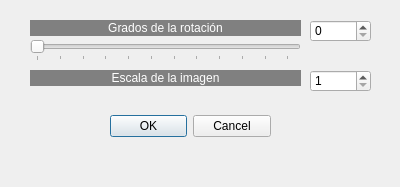
<?xml version="1.0" encoding="UTF-8"?>
<ui version="4.0">
 <class>Rotar_imagen</class>
 <widget class="QDialog" name="Rotar_imagen">
  <property name="geometry">
   <rect>
    <x>0</x>
    <y>0</y>
    <width>400</width>
    <height>187</height>
   </rect>
  </property>
  <property name="windowTitle">
   <string>RotarEscalar</string>
  </property>
  <widget class="QDialogButtonBox" name="buttonBox">
   <property name="geometry">
    <rect>
     <x>110</x>
     <y>110</y>
     <width>161</width>
     <height>32</height>
    </rect>
   </property>
   <property name="orientation">
    <enum>Qt::Horizontal</enum>
   </property>
   <property name="standardButtons">
    <set>QDialogButtonBox::Cancel|QDialogButtonBox::Ok</set>
   </property>
  </widget>
  <widget class="QLabel" name="label">
   <property name="geometry">
    <rect>
     <x>30</x>
     <y>20</y>
     <width>271</width>
     <height>16</height>
    </rect>
   </property>
   <property name="styleSheet">
    <string notr="true">background-color: rgb(128, 128, 128);
color: rgb(255, 255, 255);</string>
   </property>
   <property name="text">
    <string>Grados de la rotación</string>
   </property>
   <property name="alignment">
    <set>Qt::AlignCenter</set>
   </property>
  </widget>
  <widget class="QLabel" name="label_2">
   <property name="geometry">
    <rect>
     <x>30</x>
     <y>70</y>
     <width>271</width>
     <height>16</height>
    </rect>
   </property>
   <property name="styleSheet">
    <string notr="true">background-color: rgb(128, 128, 128);
color: rgb(255, 255, 255);</string>
   </property>
   <property name="text">
    <string>Escala de la imagen</string>
   </property>
   <property name="alignment">
    <set>Qt::AlignCenter</set>
   </property>
  </widget>
  <widget class="QSlider" name="horizontalSlider">
   <property name="geometry">
    <rect>
     <x>30</x>
     <y>40</y>
     <width>271</width>
     <height>21</height>
    </rect>
   </property>
   <property name="minimum">
    <number>0</number>
   </property>
   <property name="maximum">
    <number>360</number>
   </property>
   <property name="pageStep">
    <number>16</number>
   </property>
   <property name="tracking">
    <bool>true</bool>
   </property>
   <property name="orientation">
    <enum>Qt::Horizontal</enum>
   </property>
   <property name="tickPosition">
    <enum>QSlider::TicksBelow</enum>
   </property>
   <property name="tickInterval">
    <number>32</number>
   </property>
  </widget>
  <widget class="QSpinBox" name="spinBox">
   <property name="geometry">
    <rect>
     <x>310</x>
     <y>20</y>
     <width>61</width>
     <height>22</height>
    </rect>
   </property>
   <property name="minimum">
    <number>0</number>
   </property>
   <property name="maximum">
    <number>360</number>
   </property>
  </widget>
  <widget class="QSpinBox" name="spinBox_2">
   <property name="geometry">
    <rect>
     <x>310</x>
     <y>70</y>
     <width>61</width>
     <height>22</height>
    </rect>
   </property>
   <property name="minimum">
    <number>1</number>
   </property>
   <property name="maximum">
    <number>6</number>
   </property>
  </widget>
 </widget>
 <resources/>
 <connections>
  <connection>
   <sender>buttonBox</sender>
   <signal>accepted()</signal>
   <receiver>Rotar_imagen</receiver>
   <slot>accept()</slot>
   <hints>
    <hint type="sourcelabel">
     <x>248</x>
     <y>254</y>
    </hint>
    <hint type="destinationlabel">
     <x>157</x>
     <y>274</y>
    </hint>
   </hints>
  </connection>
  <connection>
   <sender>buttonBox</sender>
   <signal>rejected()</signal>
   <receiver>Rotar_imagen</receiver>
   <slot>reject()</slot>
   <hints>
    <hint type="sourcelabel">
     <x>316</x>
     <y>260</y>
    </hint>
    <hint type="destinationlabel">
     <x>286</x>
     <y>274</y>
    </hint>
   </hints>
  </connection>
 </connections>
</ui>
